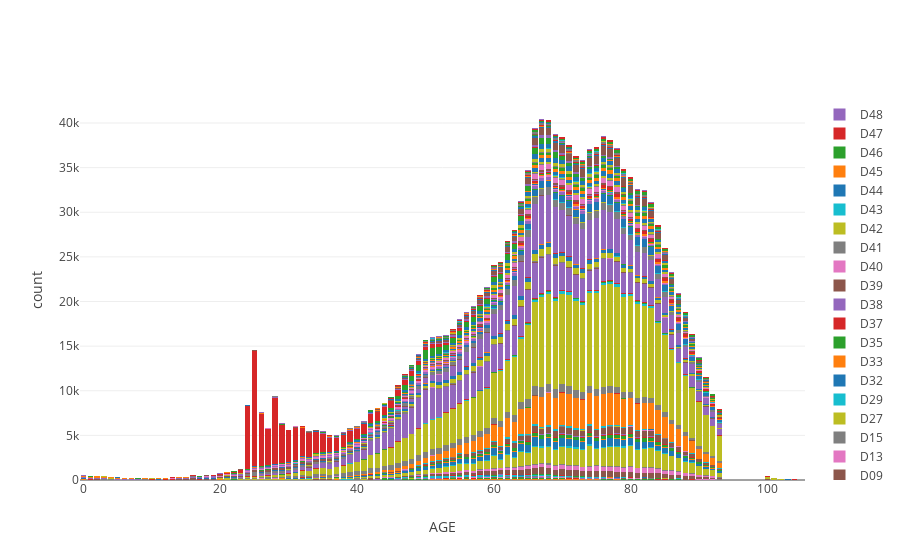

The notebook cell saved with this chart:
### Markdown cell above
how to plot stacked bar chart: https://plot.ly/python/bar-charts/#stacked-bar-chart

### Code cell
#plot in notebook
po.init_notebook_mode(connected=True)

col = 'AGE'

fig = go.Figure()
feature = Stackedbarformat(tumour_features, 'SITE_ICD10_O2_3CHAR', col)
index = feature.index
data = []

for site in feature.keys():

    trace = go.Bar(
            x=index,
            y=feature[site],
            name=site)

    data.append(trace)
    
layout = go.Layout(barmode='stack',hovermode='closest',
                xaxis=dict(title='AGE'), yaxis=dict(title="count"))
fig = go.Figure(data=data, layout=layout)

po.iplot(fig,filename='example_plotly')
